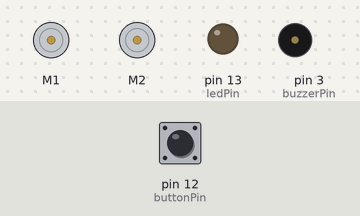
Simulated run of this sketch. Board: Arduino Uno, built with avr-gcc and run on an emulated ATmega328P. Parts: 2 × DC motor (green arrow = forward, orange = backward, longer = faster), output pins drawn as LEDs (lit = HIGH), buzzer (waves = sounding). The inputs (shaded band) are chosen by the test bench; at power-on: pin 12 (buttonPin) HIGH.

Above: at 0.8 s.
0.9 s: pin 12 (buttonPin) pulled LOW for 0.15 s
At 1.6 s:
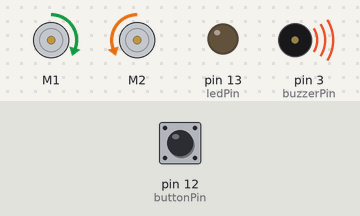
At 5.5 s:
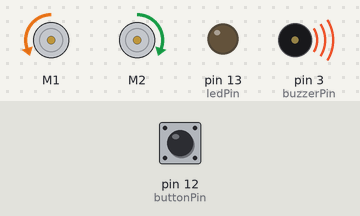
Timing chart, 0 to 19.0 s (numbered marks = the images above; inputs shaded):
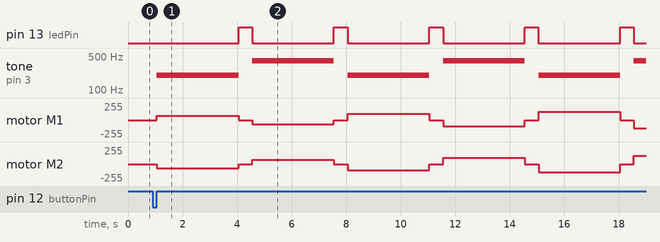

Measured:
- after the input at 0.9 s, pin 13 (ledPin): alternates HIGH for 0.50 s and LOW for 3.0 s, starting after 3.2 s; tone on pin 3 (buzzerPin): silent → 200 Hz after 0.15 s, then repeats every 7.0 s: silent 0.50 s, 400 Hz 3.0 s, silent 0.50 s, 200 Hz 3.0 s

The sketch:

kadai11-1-1.ino
```cpp
#include <ZumoMotors.h> //モータライブラリの読み込み
#include <Pushbutton.h> //ボタンライブラリの読み込み

ZumoMotors motors; //ZumoMotorsクラスのインスタンス生成
Pushbutton button(ZUMO_BUTTON); //Pushbuttonクラスのインスタンスを生成

const int buzzerPin = 3; //ブザーピンは3
const int buttonPin = 12; //ボタンピンは12
const int ledPin = 13; //ledピンは13
int v; //速度
int i; //繰り返し数

void setup() {
  i = 0;
  v = 100;
  pinMode(ledPin,OUTPUT); //13番ピンを出力モードに設定
  button.waitForButton(); //ユーザーボタンが押されるまで待機
}
void loop() {
  //3秒間時計回り
  motors.setLeftSpeed(v);
  motors.setRightSpeed(-v);
  tone(buzzerPin,200);
  delay(3000);
  noTone(buzzerPin);
  //0.5秒停止
  motors.setLeftSpeed(0);
  motors.setRightSpeed(0);
  digitalWrite(ledPin,HIGH); //led点灯
  delay(500);
  digitalWrite(ledPin,LOW); //led消灯
  //3秒間半時計回り
  motors.setLeftSpeed(-v);
  motors.setRightSpeed(v);
  tone(buzzerPin,400);
  delay(3000);
  noTone(buzzerPin);
  //0.5秒停止
  motors.setLeftSpeed(0);
  motors.setRightSpeed(0);
  digitalWrite(ledPin,HIGH); //led点灯
  delay(500);
  digitalWrite(ledPin,LOW); //led消灯
  //速度を100~200に変更
  i++;
  if (i == 3) i =0;
  v = 100 + i*50;
}
```
